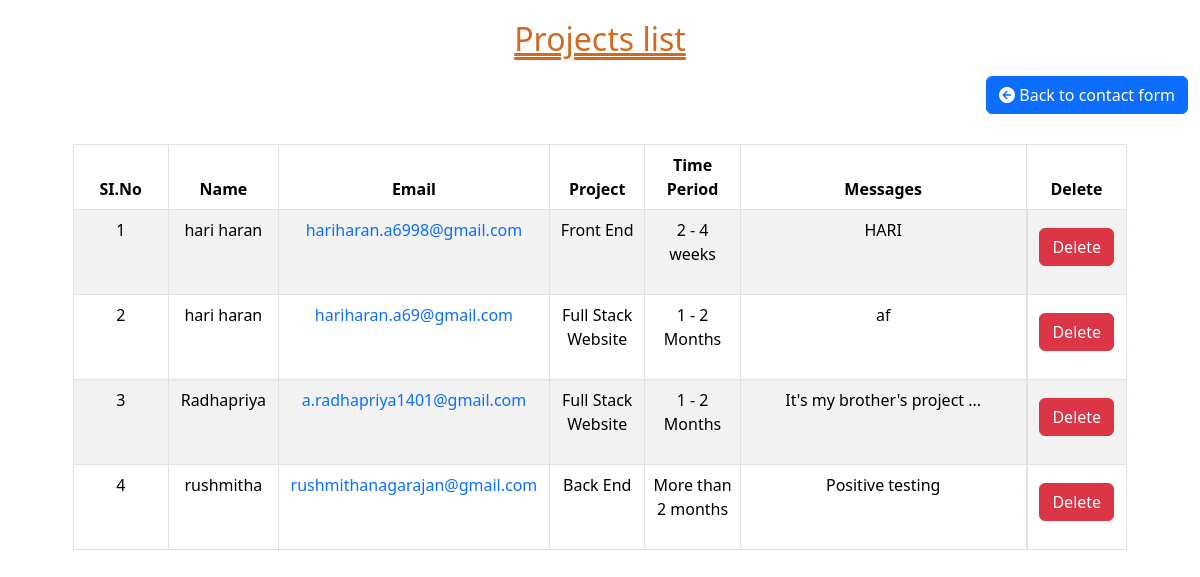
/view_contact, run on the app's committed database.
### portfolio_app/models.py (models this page shows, shortened)
class Contact(models.Model):
    web_choice = [
        ('Front End', 'Front End'),
        ('Back End', 'Back End'),
        ('Full Stack Website', 'Full Stack Website'),
        ("I'm not sure yet", "I'm not sure yet"),
    ]
    days_choice = [
        ('2 - 4 weeks', '2 - 4 weeks'),
        ('1 - 2 Months', '1 - 2 Months'),
        ('More than 2 months', 'More than 2 months'),
    ]
    name = models.CharField(max_length = 50)
    email = models.EmailField(max_length = 50)
    web = models.CharField(choices=web_choice, max_length = 50, null = True, blank = True)
    days = models.CharField(choices=days_choice,max_length = 50, null = True, blank = True)
    text = models.TextField(max_length = 500)

### portfolio_app/views.py (the view)
# urls.py: path('view_contact', views.view_contact, name = 'view_contact'),
def view_contact(request):
    contact = Contact.objects.all()
    return render(request, 'admincontact.html',{'contact':contact})

### portfolio_app/custom_context.py (called while the page is built)
def custom_context(request):
    user = get_user(request)
    if user.is_authenticated:
        try:
            profile = UserProfile.objects.get(pro=user)
            image_url = profile.profile.url
        except UserProfile.DoesNotExist:
            image_url = None
    else:
        image_url = None
    return {'image_url': image_url}

### template/admincontact.html (shortened to what this page needs)
<!DOCTYPE html>
<html lang="en">
<head>
    <link rel="stylesheet" href="https://cdn.jsdelivr.net/npm/bootstrap@5.3.2/dist/css/bootstrap.min.css">
    <link rel="stylesheet" href="https://cdnjs.cloudflare.com/ajax/libs/font-awesome/6.5.2/css/all.min.css" />
</head>
<body>
    <div class="mainContainer table-responsive-sm">
        <h2 class="h2">Projects list</h2>
        <div class="container-fluid">
            <a href="contact" class="btn float-right btn-primary"><i class="fa-solid fa-circle-arrow-left"></i> Back to contact form</a>
        </div>
        <div class="sub_container table-responsive">
            <table class="table text-center table-bordered table-striped table-hover">
                <thead>
                    <tr>
                        <th class="col-1">SI.No</th>
                        <th class="col-1">Name</th>
                        <th class="col-1">Email</th>
                        <th class="col-1">Project</th>
                        <th class="col-1">Time Period</th>
                        <th class="col-3" colspan="2">Messages</th>
                        <th class="col-1">Delete</th>
                    </tr>
                </thead>
                <tbody>
                    {% for x in contact %}
                    <tr>
                        <td>{{forloop.counter}}</td>
                        <td>{{x.name}}</td>
                        <td><a href="mailto:{{x.email}}">{{x.email}}</a></td>
                        <td>{{x.web}}</td>
                        <td>{{x.days}}</td>
                        <td colspan="2" colspan="2">{{x.text}}</td>
                        <td class=" center-cell "><a href="delete_contact/{{x.id}}" class="btn btn-danger">Delete</a></td>
                    </tr>
                    {% endfor %}
                </tbody>
            </table>
        </div>
    </div>
</body>
</html>

### template/admincontact.html (style rules this page uses)
* { margin: 0; padding: 0; box-sizing: border-box; }
.mainContainer { height: fit-content; width: 100%; display: grid; place-items: center; }
.sub_container { height: fit-content; padding: 10px; }
.h2 { margin-top: 20px; text-decoration: double underline; color: chocolate; }
a { text-decoration: none; }
.btn { margin-top: 10px; margin-bottom: 20px; float: right; }
.center-cell { display: flex; justify-content: center; align-items: center; }

### data on the page
Contact: name "hari haran", email "hariharan.a6998@gmail.com", web "Front End", days "2 - 4 weeks", text "HARI"
Contact: name "hari haran", email "hariharan.a69@gmail.com", web "Full Stack Website", days "1 - 2 Months", text "af"
Contact: name "Radhapriya", email "a.radhapriya1401@gmail.com", web "Full Stack Website", days "1 - 2 Months", text "It's my brother's project ..."
Contact: name "rushmitha", email "rushmithanagarajan@gmail.com", web "Back End", days "More than 2 months", text "Positive testing"
